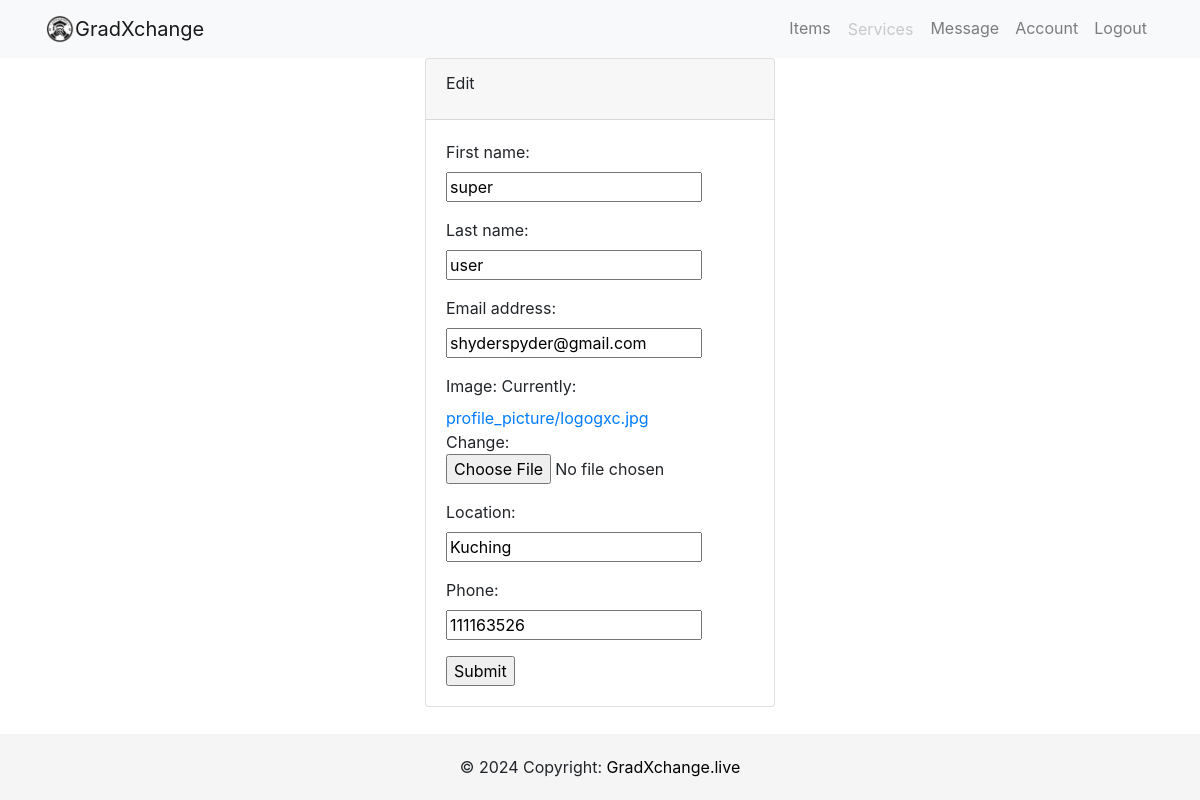
Before: /edit/ (signed in) with the older database file.
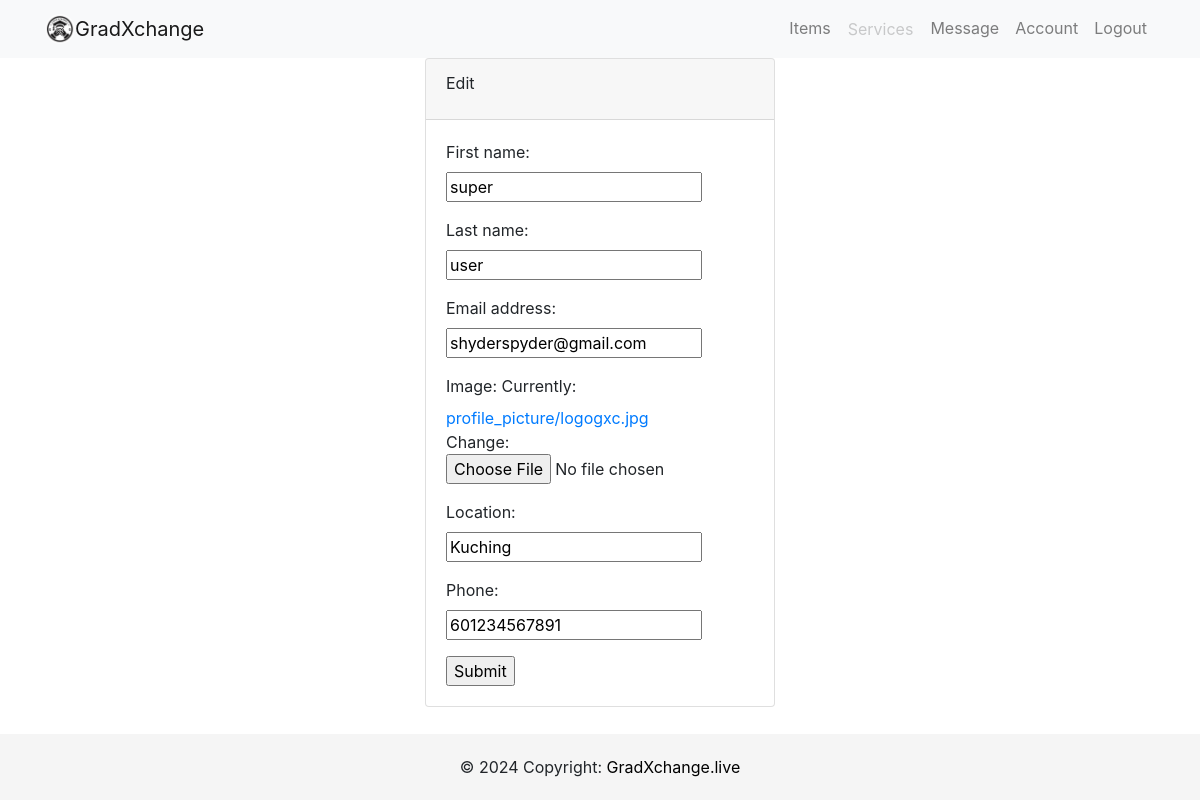
After: the same page with the newer database file.
### users/models.py (models this page shows, shortened)
class Profile(models.Model):
    user = models.OneToOneField(User, on_delete=models.CASCADE)
    image = models.ImageField(default='profilepic.jpg', upload_to='profile_picture')
    location =models.CharField(max_length=100)
    about_me = models.CharField(max_length=200, null=True, blank=True)
    phone_regex = RegexValidator(
        regex=r'^\+?60?\d{9,10}$',
        message="Phone number must be entered in the format: '+60123456789'. Up to 10 digits allowed."
    )
    phone = models.CharField(validators=[phone_regex], max_length=17, blank=True)  # Optional: adjust max_length as needed

### users/views.py (the view)
# urls.py: path('edit/',user_views.edit, name='edit'),
@login_required
def edit(request):
    if request.method=='POST':
        user_form = UserEditForm(instance=request.user,data=request.POST) # data from posted data, instance from form data
        profile_form = ProfileEditForm(instance=request.user.profile, data=request.POST, files=request.FILES) #  profile from currently logged in user
        if user_form.is_valid() and profile_form.is_valid():
            user_form.save()
            profile_form.save()
            messages.success(request, "Your Profile was updated successfully!")
            return redirect(reverse('account', kwargs={'username': request.user.username}))
    else:
        user_form = UserEditForm(instance=request.user)
        profile_form = ProfileEditForm(instance=request.user.profile )
    return render(request,'users/edit.html',{'user_form':user_form,'profile_form':profile_form})

### users/forms.py
class UserEditForm(forms.ModelForm):
    class Meta:
        model = User
        fields = ('first_name','last_name','email',)

class ProfileEditForm(forms.ModelForm):
    class Meta:
        model = Profile
        fields = ('image','location','phone',)

### users/templates/users/edit.html (shortened to what this page needs)
{% extends 'users/base.html' %}
{% block body %}
<div class="container">
    <div class="row">
        <div class="col-md-4 offset-md-4">
            <div class="card">
                <div class="card-header">
                    <div class="card-title"> Edit
                    </div>
                </div>
                <div class="card-body">
                    <form method="post" enctype="multipart/form-data">
                        {{user_form.as_p}}
                        {{profile_form.as_p}}
                        <input type="submit" />
                    </form>
                </div>
            </div>
        </div>
    </div>
</div>
{% endblock %}

Changed rows visible on the page:
changed Profile "Kuching": phone "111163526" → "601234567891"
